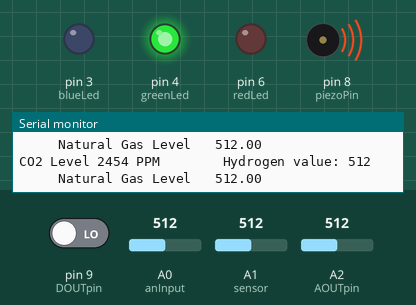
Simulated run of this sketch. Board: Arduino Uno, built with avr-gcc and run on an emulated ATmega328P. Shown: output pins drawn as LEDs (lit = HIGH), buzzer (waves = sounding), the last lines printed to the serial monitor. The test bench sets the inputs (shaded band); at power-on: A0 (anInput) = 512, A2 (AOUTpin) = 512, A1 (sensor) = 512, pin 9 (DOUTpin) LOW.

Above: at 1.2 s.
1.3 s: A0 (anInput) set to 622
At 2.15 s:
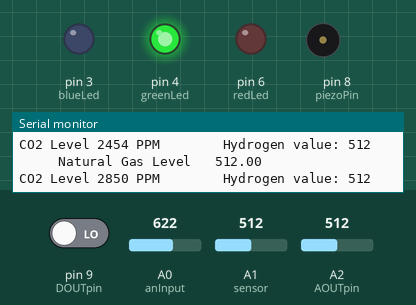
5.7 s: A0 (anInput) set to 641
At 7.4 s:
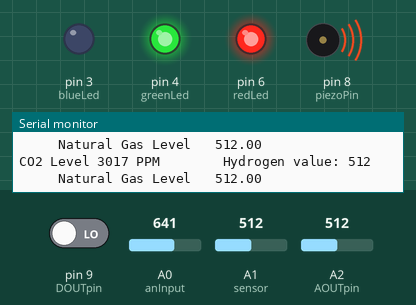
10.1 s: A2 (AOUTpin) set to 84
13.6 s: A2 (AOUTpin) set to 68
At 14.7 s:
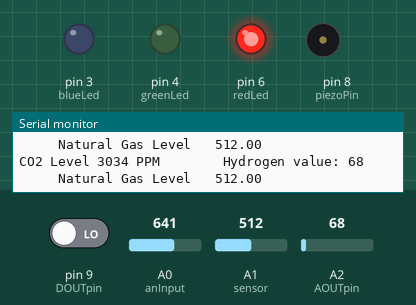
17.1 s: A1 (sensor) set to 982
20.6 s: A1 (sensor) set to 1015
At 22.9 s:
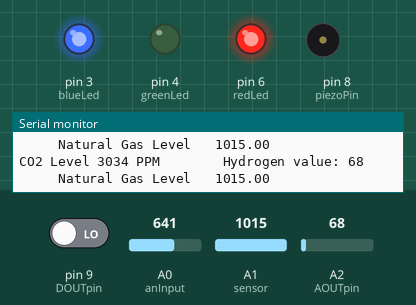
Timing chart, 0 to 26.0 s (numbered marks = the images above; inputs shaded):
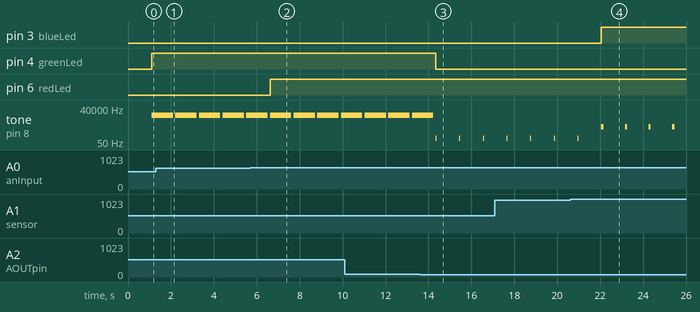

The sketch:

Sevro_and_ultrasonic__copy_for_just_sensors.ino
```cpp
/*

 */


int redLed = 6;
int blueLed = 3;
int greenLed = 4;


//-------------------- My Gas Sensors
#define anInput     A0                        //analog feed from MQ135
#define digTrigger   2                        //digital feed from MQ135
#define co2Zero     55                        //calibrated CO2 0 level
#define piezoPin   8
float sensor=A1;
float gas_value;
const int AOUTpin=2;//the AOUT pin of the hydrogen sensor goes into analog pin A0 of the arduino
const int DOUTpin=9;//the DOUT pin of the hydrogen sensor goes into digital pin D8 of the arduino
int limitS;
int valueS;


//----------------


void setup()                                       // Built-in initialization block
{


  pinMode(anInput,INPUT);                     //MQ135 analog feed set for input
  pinMode(digTrigger,INPUT);                  //MQ135 digital feed set for input                 //led set for output

        // MQ-5
        pinMode(sensor,INPUT);
          Serial.begin(9600);
       int limit;
        int value;

                      //MQ-8 Hydrogen
                      pinMode(DOUTpin, INPUT);//sets the pin as an input to the arduino

     pinMode(redLed,OUTPUT);
     pinMode(blueLed,OUTPUT);
     pinMode(greenLed,OUTPUT);

}

void loop()                                        // Main loop auto-repeats
{


int co2now[10];                               //int array for co2 readings
int co2raw = 0;                               //int for raw value of co2
int co2comp = 0;                              //int for compensated co2
int co2ppm = 0;                               //int for calculated ppm
int zzz = 0;                                  //int for averaging
int grafX = 0;                                //int for x value of graph

          // MQ-5
            gas_value=analogRead(sensor);
            Serial.print("     Natural Gas Level   ");
            Serial.println(gas_value);


  for (int x = 0;x<10;x++){                   //samplpe co2 10x over 2 seconds
    co2now[x]=analogRead(A0);
    delay(100);
  }

for (int x = 0;x<10;x++){                     //add samples together
    zzz=zzz + co2now[x];

  }
  co2raw = zzz/10;                            //divide samples by 10
  co2comp = co2raw - co2Zero;                 //get compensated value
  co2ppm = map(co2comp,0,1023,400,5000);      //map value for atmospheric levels


  Serial.print("CO2 Level");               //print title
  Serial.print(" ");                       //skip a line
  Serial.print(co2ppm);                      //print co2 ppm
  Serial.print(" PPM   ");                      //print units
  grafX = map(co2ppm,0,1000,0,127);           //map value to screen width

      valueS= analogRead(AOUTpin);//reads the analaog value from the hydrogen sensor's AOUT pin
      limitS= digitalRead(DOUTpin);//reads the digital value from the hydrogen sensor's DOUT pin
      Serial.print("     Hydrogen value: ");
      Serial.println(valueS);//prints the hydrogen value

      delay(100);


  if(co2ppm>3000){                             //if co2 ppm > 1000
 tone(piezoPin, 100, 50);
   digitalWrite (redLed, HIGH);
  // turn on led
  }
  else{                                       //if not
      digitalWrite (redLed, LOW);                 //turn off led
  }

    if(gas_value>1000){                             //if co2 ppm > 1000
   tone(piezoPin, 1000, 100);
   digitalWrite (blueLed, HIGH); //turn on led
  }
  else{                                       //if not
         digitalWrite (blueLed,LOW);               //turn off led
  }


          if(valueS>75){                             //if co2 ppm > 1000
        tone(piezoPin, 10000, 1000);
         digitalWrite (greenLed, HIGH); //turn on led
        }
        else{                                       //if not
                digitalWrite (greenLed, LOW);            //turn off led
        }

       // -------------------------------------------------------------- ^^^^ Gas Stuff


}
```

Measured:
- the behaviour switches between 633 and 634 on A0 (anInput) (found by bisection; images 1 and 2)
- the behaviour switches between 76 and 75 on A2 (AOUTpin) (found by bisection; images 2 and 3)
- the behaviour switches between 1000 and 1001 on A1 (sensor) (found by bisection; images 3 and 4)
- after the input at 5.7 s, pin 6 (redLed): LOW → HIGH after 0.92 s
- after the input at 13.6 s, pin 4 (greenLed): HIGH → LOW after 0.74 s
- after the input at 20.6 s, pin 3 (blueLed): LOW → HIGH after 1.5 s
- by itself, tone on pin 8 (piezoPin): repeats every 1.2 s: silent 1.1 s, 1000 Hz 0.10 s
